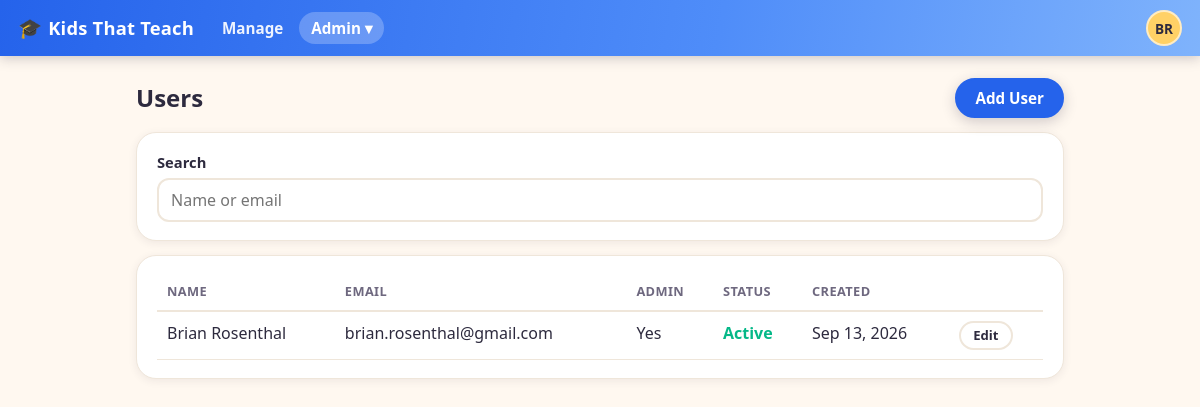
The page /admin/users.php (signed in) on the database its author committed.
### tables this page shows
CREATE TABLE settings (
  id INT AUTO_INCREMENT PRIMARY KEY,
  key_name VARCHAR(191) NOT NULL UNIQUE,
  value LONGTEXT NULL,
  updated_at DATETIME NOT NULL DEFAULT CURRENT_TIMESTAMP ON UPDATE CURRENT_TIMESTAMP
);

CREATE TABLE users (
  id INT AUTO_INCREMENT PRIMARY KEY,
  first_name VARCHAR(100) NOT NULL,
  last_name VARCHAR(100) NOT NULL,
  email VARCHAR(255) DEFAULT NULL UNIQUE,
  password_hash VARCHAR(255) NOT NULL DEFAULT '',
  is_admin TINYINT(1) NOT NULL DEFAULT 0 COMMENT 'App administrator',
  email_verify_token VARCHAR(64) DEFAULT NULL,
  email_verified_at DATETIME DEFAULT NULL,
  password_reset_token_hash CHAR(64) DEFAULT NULL,
  password_reset_expires_at DATETIME DEFAULT NULL,
  created_at DATETIME NOT NULL DEFAULT CURRENT_TIMESTAMP
);

### partials.php (called while the page is built)
<?php
require_once __DIR__ . '/config.php';
require_once __DIR__ . '/settings.php';
require_once __DIR__ . '/lib/Application.php';
require_once __DIR__ . '/lib/ApplicationUI.php';
function h($s) {
    return htmlspecialchars($s ?? '', ENT_QUOTES, 'UTF-8');
}
function header_html(string $title): void {
    ApplicationUI::headerHtml($title);
}
function footer_html(): void {
    ApplicationUI::footerHtml();
}

### config.php (called while the page is built, shortened)
<?php
function pdo(): PDO {
    static $pdo = null;
    if ($pdo === null) {
        $dsn = 'mysql:host=' . DB_HOST . ';dbname=' . DB_NAME . ';charset=utf8mb4';
        $options = [
            PDO::ATTR_ERRMODE => PDO::ERRMODE_EXCEPTION,
            PDO::ATTR_DEFAULT_FETCH_MODE => PDO::FETCH_ASSOC,
            PDO::ATTR_EMULATE_PREPARES => false,
        ];
        $pdo = new PDO($dsn, DB_USER, DB_PASS, $options);
    }
    return $pdo;
}
function current_user(): ?array {
    require_once __DIR__ . '/lib/UserManagement.php';
    if (!empty($_SESSION['uid'])) {
        static $user = null;
        if ($user === null) {
            $user = UserManagement::findById((int)$_SESSION['uid']) ?: false;
        }
        return $user ?: null;
    }
    return null;
}
function require_admin(): void {
    $user = current_user();
}

### lib/UserManagement.php (called while the page is built, shortened)
<?php
require_once __DIR__ . '/../config.php';
require_once __DIR__ . '/../settings.php';
class UserManagement {
    private static function pdo(): PDO {
        return pdo();
    }
    public static function findById(int $id): ?array {
        $st = self::pdo()->prepare('SELECT * FROM users WHERE id=? LIMIT 1');
        $st->execute([$id]);
        $row = $st->fetch();
        return $row ?: null;
    }
    public static function listUsers(string $search = ''): array {
        $sql = 'SELECT id, first_name, last_name, email, is_admin, email_verified_at, created_at,
                       (password_hash <> \'\') AS has_password FROM users';
        $params = [];
        $sql .= ' ORDER BY last_name, first_name';
        $st = self::pdo()->prepare($sql);
        $st->execute($params);
        return $st->fetchAll();
    }
}

### settings.php (called while the page is built, shortened)
<?php
require_once __DIR__ . '/config.php';
class Settings {
    private static function pdo(): PDO {
        return pdo();
    }
    public static function get(string $key, string $default = ''): string {
        $st = self::pdo()->prepare('SELECT value FROM settings WHERE key_name = ? LIMIT 1');
        $st->execute([$key]);
        $row = $st->fetch();
        return $row ? (string)$row['value'] : $default;
    }
    public static function siteTitle(): string {
        return self::get('site_title', APP_NAME);
    }
}

### admin/users.php (the view, shortened to what this page needs)
<?php
require_once __DIR__ . '/../partials.php';
require_once __DIR__ . '/../lib/UserManagement.php';
require_admin();
$search = trim($_GET['q'] ?? '');
$users = UserManagement::listUsers($search);
header_html('Users');
?>
<div class="page-head">
  <h2>Users</h2>
  <a class="button primary" href="/admin/user_add.php">Add User</a>
</div>
<div class="card">
  <form method="get" data-auto-submit class="stack">
    <label>Search
      <input type="text" name="q" value="<?=h($search)?>" placeholder="Name or email">
    </label>
  </form>
</div>
<?php if (empty($users)): ?>
  <p class="small">No users found.</p>
<?php else: ?>
  <div class="card">
    <table class="list">
      <thead>
        <tr>
          <th>Name</th>
          <th>Email</th>
          <th>Admin</th>
          <th>Status</th>
          <th>Created</th>
          <th></th>
        </tr>
      </thead>
      <tbody>
        <?php foreach ($users as $user): ?>
          <tr>
            <td><?= h(trim(($user['first_name'] ?? '') . ' ' . ($user['last_name'] ?? ''))) ?></td>
            <td><?= h($user['email'] ?? '') ?></td>
            <td><?= !empty($user['is_admin']) ? 'Yes' : 'No' ?></td>
            <td>
              <?php if (!empty($user['email_verified_at'])): ?>
                <span class="status-verified">Active</span>
              <?php else: ?>
                <span class="status-pending">Pending activation</span>
              <?php endif; ?>
            </td>
            <td><?= h(date('M j, Y', strtotime($user['created_at']))) ?></td>
            <td class="small">
              <a class="button small" href="/admin/user_edit.php?id=<?= (int)$user['id'] ?>">Edit</a>
            </td>
          </tr>
        <?php endforeach; ?>
      </tbody>
    </table>
  </div>
<?php endif; ?>
<?php footer_html(); ?>

### lib/ApplicationUI.php (shortened to what this page needs)
<?php
require_once __DIR__ . '/../config.php';
require_once __DIR__ . '/../settings.php';
class ApplicationUI {
    public static function staticResourceUrl(string $path): string {
        $filePath = __DIR__ . '/../' . ltrim($path, '/');
        $version = @filemtime($filePath);
        return $path . '?v=' . $version;
    }
    public static function cssLink(string $path): string {
        $url = self::staticResourceUrl($path);
        return '<link rel="stylesheet" href="' . htmlspecialchars($url, ENT_QUOTES, 'UTF-8') . '">';
    }
    public static function jsScript(string $path): string {
        $url = self::staticResourceUrl($path);
        return '<script src="' . htmlspecialchars($url, ENT_QUOTES, 'UTF-8') . '"></script>';
    }
    public static function headerHtml(string $title): void {
        $u = current_user();
        $script = $_SERVER['SCRIPT_NAME'] ?? '';
        $siteTitle = Settings::siteTitle();
        echo '<!doctype html><html><head><meta charset="utf-8"><meta name="viewport" content="width=device-width,initial-scale=1">';
        echo self::cssLink('/styles.css');
        echo self::cssLink('/video-panel.css');
        echo '</head><body>';
        if ($u) {
            $navItems = [
                ['path' => '/manage/', 'label' => 'Manage', 'prefixes' => ['/manage/']],
            ];
            echo '<header class="topbar">';
            echo '<a class="brand" href="/manage/"><span class="brand-mark" aria-hidden="true">&#127891;</span> ' . h($siteTitle) . '</a>';
            echo '<nav class="topnav">';
            foreach ($navItems as $item) {
                $active = false;
                echo '<a href="' . h($item['path']) . '"' . ($active ? ' class="active"' : '') . '>' . h($item['label']) . '</a>';
            }
            if (!empty($u['is_admin'])) {
                $inAdmin = strpos($script, '/admin/') === 0;
                $adminItems = [
                    ['path' => '/admin/users.php', 'label' => 'Users'],
                    ['path' => '/admin/sites.php', 'label' => 'Sites'],
                    ['path' => '/admin/settings.php', 'label' => 'Settings'],
                    ['path' => '/admin/video_storage.php', 'label' => 'Video Storage'],
                    ['path' => '/admin/migrations.php', 'label' => 'Migrations'],
                    ['path' => '/admin/activity_log.php', 'label' => 'Activity Log'],
                    ['path' => '/admin/email_log.php', 'label' => 'Email Log'],
                ];
                $adminLinks = '';
                foreach ($adminItems as $item) {
                    $active = $inAdmin && basename(parse_url($item['path'], PHP_URL_PATH)) === basename($script);
                    $adminLinks .= '<a href="' . h($item['path']) . '" role="menuitem"' . ($active ? ' class="active"' : '') . '>' . h($item['label']) . '</a>';
                }
                echo '<span class="menu-wrap">'
                   . '<button type="button" id="adminToggle" class="topnav-toggle' . ($inAdmin ? ' active' : '') . '" aria-expanded="false" aria-controls="adminMenu">Admin &#9662;</button>'
                   . '<span id="adminMenu" class="popup-menu hidden" role="menu" aria-hidden="true">' . $adminLinks . '</span>'
                   . '</span>';
            }
            echo '</nav>';
            echo '<div class="topbar-right">';
            $initials = strtoupper((string)substr((string)($u['first_name'] ?? ''), 0, 1) . (string)substr((string)($u['last_name'] ?? ''), 0, 1));
            $name = trim((string)($u['first_name'] ?? '') . ' ' . (string)($u['last_name'] ?? ''));
            echo '<span class="menu-wrap">'
               . '<button type="button" id="profileToggle" class="avatar" aria-expanded="false" aria-controls="profileMenu" title="' . h($name) . '" aria-label="Account menu for ' . h($name) . '">' . h($initials) . '</button>'
               . '<span id="profileMenu" class="popup-menu popup-menu-right hidden" role="menu" aria-hidden="true">'
               .   '<a href="/profile/change_password.php" role="menuitem">Change Password</a>'
               .   '<a href="/logout.php" role="menuitem">Logout</a>'
               . '</span>'
               . '</span>';
            echo '</div>';
            echo '</header>';
            echo '<div class="content"><main>';
        } else {
            echo '<header class="topbar"><a class="brand" href="/login.php"><span class="brand-mark" aria-hidden="true">&#127891;</span> ' . h($siteTitle) . '</a></header>';
            echo '<div class="content"><main>';
        }
    }
    public static function footerHtml(): void {
        echo '</main></div>' . self::jsScript('/main.js') . '</body></html>';
    }
}

### styles.css (style rules this page uses)
:root { --color-bg: #FFF8F0; --color-surface: #FFFFFF; --color-ink: #2D2A3E; --color-ink-muted: #6E687F; --color-border: #EFE6DA; --color-primary: #2563EB; --color-primary-dark: #1D4ED8; --color-primary-light: #4F8DF9; --color-primary-lighter: #7FB3FC; --color-primary-soft: #DBEAFE; --color-accent: #FF6B6B; --color-accent-dark: #E85454; --color-success: #06D6A0; --color-success-dark: #05B888; --color-sunny: #FFD166; --color-sky: #4CC9F0; --radius: 12px; --radius-card: 20px; --shadow-card: 0 10px 30px rgba(37, 99, 235, .12); --shadow-soft: 0 2px 8px rgba(45, 42, 62, .08); --font-display: "Avenir Next", "Trebuchet MS", "Segoe UI", system-ui, -apple-system, Roboto, sans-serif; --font-mono: ui-monospace, SFMono-Regular, Menlo, Consolas, monospace; }
* { box-sizing: border-box; }
body { margin: 0; font-family: var(--font-display); background: var(--color-bg); color: var(--color-ink); line-height: 1.5; }
a { color: var(--color-primary); }
h1, h2, h3 { line-height: 1.2; }
h2 { margin: 0.4rem 0 0.8rem; }
.small { font-size: 0.85rem; color: var(--color-ink-muted); }
.topbar { display: flex; align-items: center; gap: 16px; padding: 10px 18px; background: linear-gradient(100deg, var(--color-primary) 0%, var(--color-primary-light) 60%, var(--color-primary-lighter) 100%); color: #fff; flex-wrap: wrap; position: sticky; top: 0; z-index: 20; box-shadow: 0 2px 12px rgba(45, 42, 62, .25); }
.brand { color: #fff; text-decoration: none; font-weight: 800; font-size: 1.15rem; letter-spacing: 0.2px; display: flex; align-items: center; gap: 6px; }
.brand-mark { font-size: 1.2rem; }
.topnav { display: flex; align-items: center; gap: 4px; flex-wrap: wrap; }
.topnav a, .topnav-toggle { color: rgba(255, 255, 255, 0.92); text-decoration: none; font-weight: 600; font-size: 0.95rem; padding: 6px 12px; border-radius: 999px; border: none; background: transparent; font-family: inherit; cursor: pointer; }
.topnav a.active, .topnav-toggle.active { background: rgba(255, 255, 255, 0.24); color: #fff; }
.topbar-right { margin-left: auto; display: flex; align-items: center; gap: 12px; }
.menu-wrap { position: relative; display: inline-block; }
.avatar { width: 36px; height: 36px; border-radius: 50%; border: 2px solid rgba(255, 255, 255, 0.6); background: var(--color-sunny); color: var(--color-ink); font-weight: 800; font-size: 0.85rem; cursor: pointer; display: inline-flex; align-items: center; justify-content: center; font-family: inherit; }
.content { max-width: 960px; margin: 0 auto; padding: 22px 16px 60px; }
.page-head { display: flex; align-items: center; justify-content: space-between; gap: 12px; flex-wrap: wrap; }
.page-head h2, .page-head h3 { margin: 0; }
.card { background: var(--color-surface); border-radius: var(--radius-card); border: 1px solid var(--color-border); box-shadow: var(--shadow-soft); padding: 18px 20px; margin: 14px 0; }
.stack { display: flex; flex-direction: column; gap: 14px; }
.stack label { display: flex; flex-direction: column; gap: 5px; font-weight: 600; font-size: 0.92rem; }
input[type="text"], input[type="email"], input[type="password"], input[type="number"], input[type="url"], textarea, select { font-family: inherit; font-size: 1rem; padding: 9px 12px; border: 2px solid var(--color-border); border-radius: var(--radius); background: #fff; color: var(--color-ink); font-weight: 400; max-width: 100%; }
.button { display: inline-flex; align-items: center; justify-content: center; gap: 6px; font-family: inherit; font-size: 0.95rem; font-weight: 700; padding: 9px 18px; border-radius: 999px; border: 2px solid var(--color-border); background: var(--color-surface); color: var(--color-ink); cursor: pointer; text-decoration: none; transition: transform 80ms ease, box-shadow 80ms ease; line-height: 1.2; }
.button.primary { background: var(--color-primary); border-color: var(--color-primary); color: #fff; box-shadow: 0 4px 14px rgba(45, 42, 62, .22); }
.button.small { font-size: 0.82rem; padding: 5px 12px; }
.status-verified { color: var(--color-success-dark); font-weight: 700; }
table.list { width: 100%; border-collapse: collapse; }
table.list th { text-align: left; font-size: 0.8rem; text-transform: uppercase; letter-spacing: 0.4px; color: var(--color-ink-muted); padding: 8px 10px; border-bottom: 2px solid var(--color-border); }
table.list td { padding: 9px 10px; border-bottom: 1px solid var(--color-border); vertical-align: top; }

### rows shown on the page
settings: value "Kids That Teach"
users: initials "BR", first_name+last_name "Brian Rosenthal", email "brian.rosenthal@gmail.com", is_admin "Yes", shows "Active", created_at "Sep 13, 2026"

### other values the page prints
$item['label'] "Manage"
